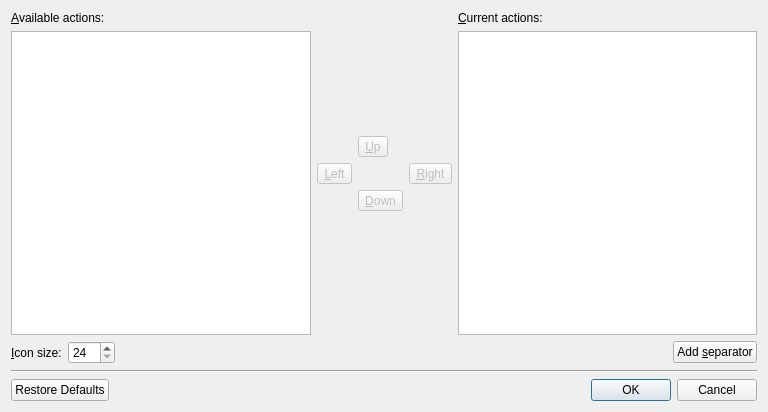
<?xml version="1.0" encoding="UTF-8"?>
<ui version="4.0">
 <class>Gui::Action::TToolbarEditor</class>
 <widget class="QDialog" name="Gui::Action::TToolbarEditor">
  <property name="geometry">
   <rect>
    <x>0</x>
    <y>0</y>
    <width>768</width>
    <height>412</height>
   </rect>
  </property>
  <property name="windowTitle">
   <string>Toolbar Editor</string>
  </property>
  <layout class="QGridLayout" name="gridLayout_2">
   <item row="0" column="0">
    <layout class="QVBoxLayout" name="verticalLayout">
     <item>
      <widget class="QLabel" name="label">
       <property name="text">
        <string>&amp;Available actions:</string>
       </property>
       <property name="buddy">
        <cstring>all_actions_list</cstring>
       </property>
      </widget>
     </item>
     <item>
      <widget class="QListWidget" name="all_actions_list"/>
     </item>
    </layout>
   </item>
   <item row="0" column="1">
    <layout class="QVBoxLayout" name="verticalLayout_3">
     <item>
      <spacer name="verticalSpacer">
       <property name="orientation">
        <enum>Qt::Vertical</enum>
       </property>
       <property name="sizeHint" stdset="0">
        <size>
         <width>20</width>
         <height>40</height>
        </size>
       </property>
      </spacer>
     </item>
     <item>
      <layout class="QGridLayout" name="gridLayout">
       <item row="1" column="0">
        <widget class="QToolButton" name="left_button">
         <property name="enabled">
          <bool>false</bool>
         </property>
         <property name="text">
          <string>&amp;Left</string>
         </property>
        </widget>
       </item>
       <item row="1" column="2">
        <widget class="QToolButton" name="right_button">
         <property name="enabled">
          <bool>false</bool>
         </property>
         <property name="text">
          <string>&amp;Right</string>
         </property>
        </widget>
       </item>
       <item row="2" column="1">
        <widget class="QToolButton" name="down_button">
         <property name="enabled">
          <bool>false</bool>
         </property>
         <property name="text">
          <string>&amp;Down</string>
         </property>
        </widget>
       </item>
       <item row="0" column="1" colspan="2">
        <widget class="QToolButton" name="up_button">
         <property name="enabled">
          <bool>false</bool>
         </property>
         <property name="text">
          <string>&amp;Up</string>
         </property>
        </widget>
       </item>
      </layout>
     </item>
     <item>
      <spacer name="verticalSpacer_2">
       <property name="orientation">
        <enum>Qt::Vertical</enum>
       </property>
       <property name="sizeHint" stdset="0">
        <size>
         <width>20</width>
         <height>40</height>
        </size>
       </property>
      </spacer>
     </item>
    </layout>
   </item>
   <item row="0" column="2">
    <layout class="QVBoxLayout" name="verticalLayout_2">
     <item>
      <widget class="QLabel" name="active_actions_label">
       <property name="text">
        <string>&amp;Current actions:</string>
       </property>
       <property name="buddy">
        <cstring>active_actions_table</cstring>
       </property>
      </widget>
     </item>
     <item>
      <widget class="QTableWidget" name="active_actions_table">
       <property name="selectionMode">
        <enum>QAbstractItemView::SingleSelection</enum>
       </property>
       <property name="columnCount">
        <number>0</number>
       </property>
       <attribute name="horizontalHeaderDefaultSectionSize">
        <number>80</number>
       </attribute>
       <attribute name="verticalHeaderVisible">
        <bool>false</bool>
       </attribute>
      </widget>
     </item>
    </layout>
   </item>
   <item row="1" column="0" colspan="3">
    <layout class="QHBoxLayout" name="horizontalLayout">
     <item>
      <widget class="QLabel" name="label_3">
       <property name="text">
        <string>&amp;Icon size:</string>
       </property>
       <property name="buddy">
        <cstring>iconsize_spin</cstring>
       </property>
      </widget>
     </item>
     <item>
      <widget class="QSpinBox" name="iconsize_spin">
       <property name="minimum">
        <number>24</number>
       </property>
       <property name="maximum">
        <number>256</number>
       </property>
      </widget>
     </item>
     <item>
      <spacer name="horizontalSpacer">
       <property name="orientation">
        <enum>Qt::Horizontal</enum>
       </property>
       <property name="sizeHint" stdset="0">
        <size>
         <width>518</width>
         <height>20</height>
        </size>
       </property>
      </spacer>
     </item>
     <item>
      <widget class="QPushButton" name="separator_button">
       <property name="text">
        <string>Add &amp;separator</string>
       </property>
      </widget>
     </item>
    </layout>
   </item>
   <item row="2" column="0" colspan="3">
    <widget class="Line" name="line">
     <property name="orientation">
      <enum>Qt::Horizontal</enum>
     </property>
    </widget>
   </item>
   <item row="3" column="0" colspan="3">
    <widget class="QDialogButtonBox" name="buttonBox">
     <property name="orientation">
      <enum>Qt::Horizontal</enum>
     </property>
     <property name="standardButtons">
      <set>QDialogButtonBox::Cancel|QDialogButtonBox::Ok|QDialogButtonBox::RestoreDefaults</set>
     </property>
    </widget>
   </item>
  </layout>
 </widget>
 <tabstops>
  <tabstop>all_actions_list</tabstop>
  <tabstop>left_button</tabstop>
  <tabstop>up_button</tabstop>
  <tabstop>right_button</tabstop>
  <tabstop>down_button</tabstop>
  <tabstop>iconsize_spin</tabstop>
  <tabstop>separator_button</tabstop>
  <tabstop>buttonBox</tabstop>
 </tabstops>
 <resources/>
 <connections>
  <connection>
   <sender>buttonBox</sender>
   <signal>accepted()</signal>
   <receiver>Gui::Action::TToolbarEditor</receiver>
   <slot>accept()</slot>
   <hints>
    <hint type="sourcelabel">
     <x>248</x>
     <y>254</y>
    </hint>
    <hint type="destinationlabel">
     <x>157</x>
     <y>274</y>
    </hint>
   </hints>
  </connection>
  <connection>
   <sender>buttonBox</sender>
   <signal>rejected()</signal>
   <receiver>Gui::Action::TToolbarEditor</receiver>
   <slot>reject()</slot>
   <hints>
    <hint type="sourcelabel">
     <x>316</x>
     <y>260</y>
    </hint>
    <hint type="destinationlabel">
     <x>286</x>
     <y>274</y>
    </hint>
   </hints>
  </connection>
 </connections>
</ui>
